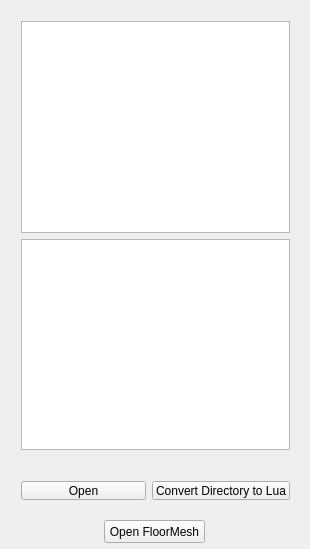
<?xml version="1.0" encoding="UTF-8"?>
<ui version="4.0">
 <class>ObjectsToLuaClass</class>
 <widget class="QWidget" name="ObjectsToLuaClass">
  <property name="geometry">
   <rect>
    <x>0</x>
    <y>0</y>
    <width>310</width>
    <height>549</height>
   </rect>
  </property>
  <property name="windowTitle">
   <string>ObjectsToLua</string>
  </property>
  <widget class="QWidget" name="layoutWidget">
   <property name="geometry">
    <rect>
     <x>10</x>
     <y>470</y>
     <width>291</width>
     <height>41</height>
    </rect>
   </property>
   <layout class="QHBoxLayout" name="horizontalLayout">
    <item>
     <widget class="QPushButton" name="pushButton">
      <property name="text">
       <string>Open</string>
      </property>
     </widget>
    </item>
    <item>
     <widget class="QPushButton" name="pushButton_2">
      <property name="text">
       <string>Convert Directory to Lua</string>
      </property>
     </widget>
    </item>
   </layout>
  </widget>
  <widget class="QWidget" name="layoutWidget">
   <property name="geometry">
    <rect>
     <x>10</x>
     <y>10</y>
     <width>291</width>
     <height>451</height>
    </rect>
   </property>
   <layout class="QVBoxLayout" name="verticalLayout">
    <item>
     <widget class="QListWidget" name="listWidget"/>
    </item>
    <item>
     <widget class="QTextBrowser" name="textBrowser"/>
    </item>
   </layout>
  </widget>
  <widget class="QPushButton" name="pushButton_3">
   <property name="geometry">
    <rect>
     <x>104</x>
     <y>520</y>
     <width>101</width>
     <height>23</height>
    </rect>
   </property>
   <property name="text">
    <string>Open FloorMesh</string>
   </property>
  </widget>
 </widget>
 <layoutdefault spacing="6" margin="11"/>
 <resources/>
 <connections/>
</ui>
